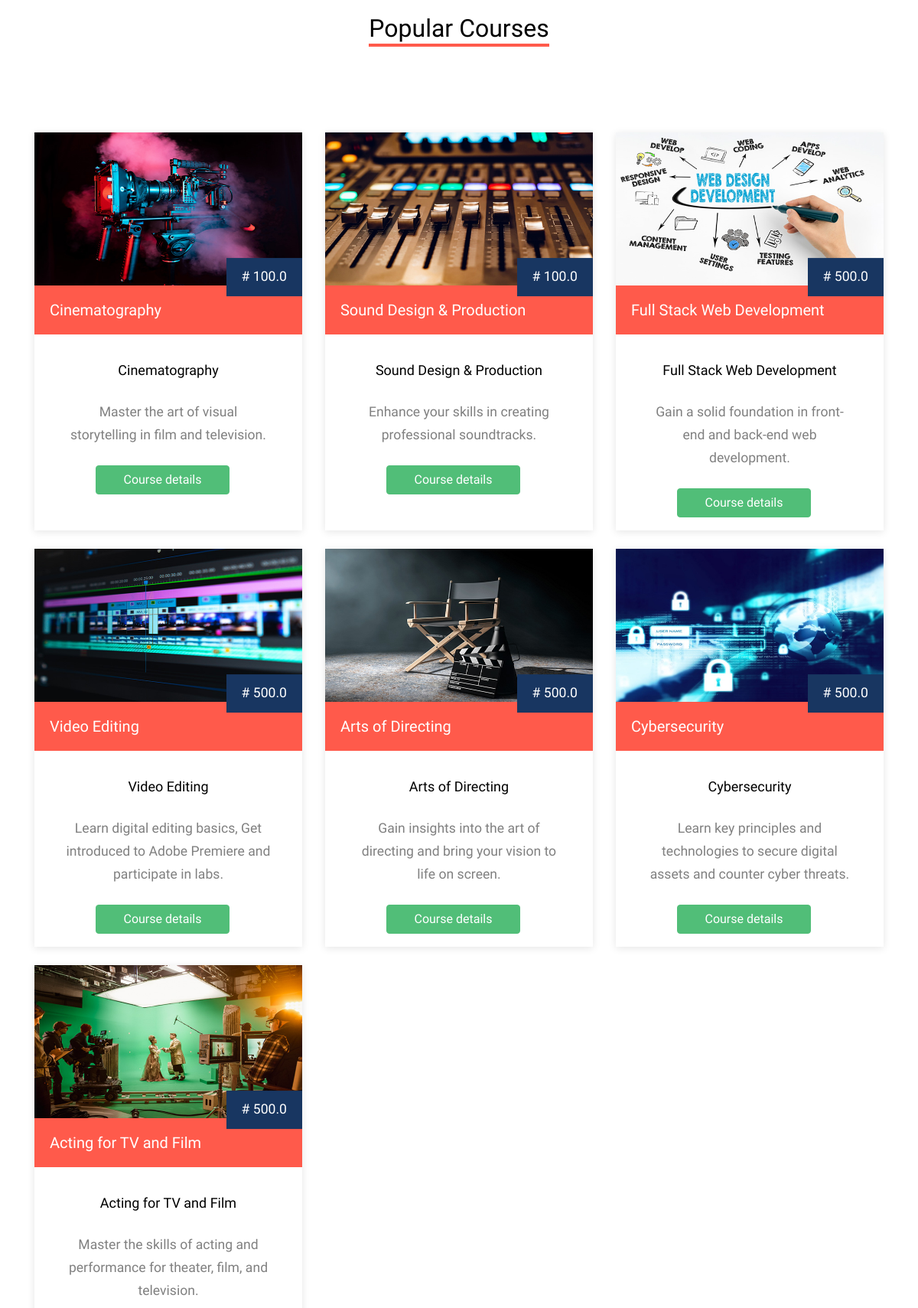
The app's page /courses (middle part), older data.
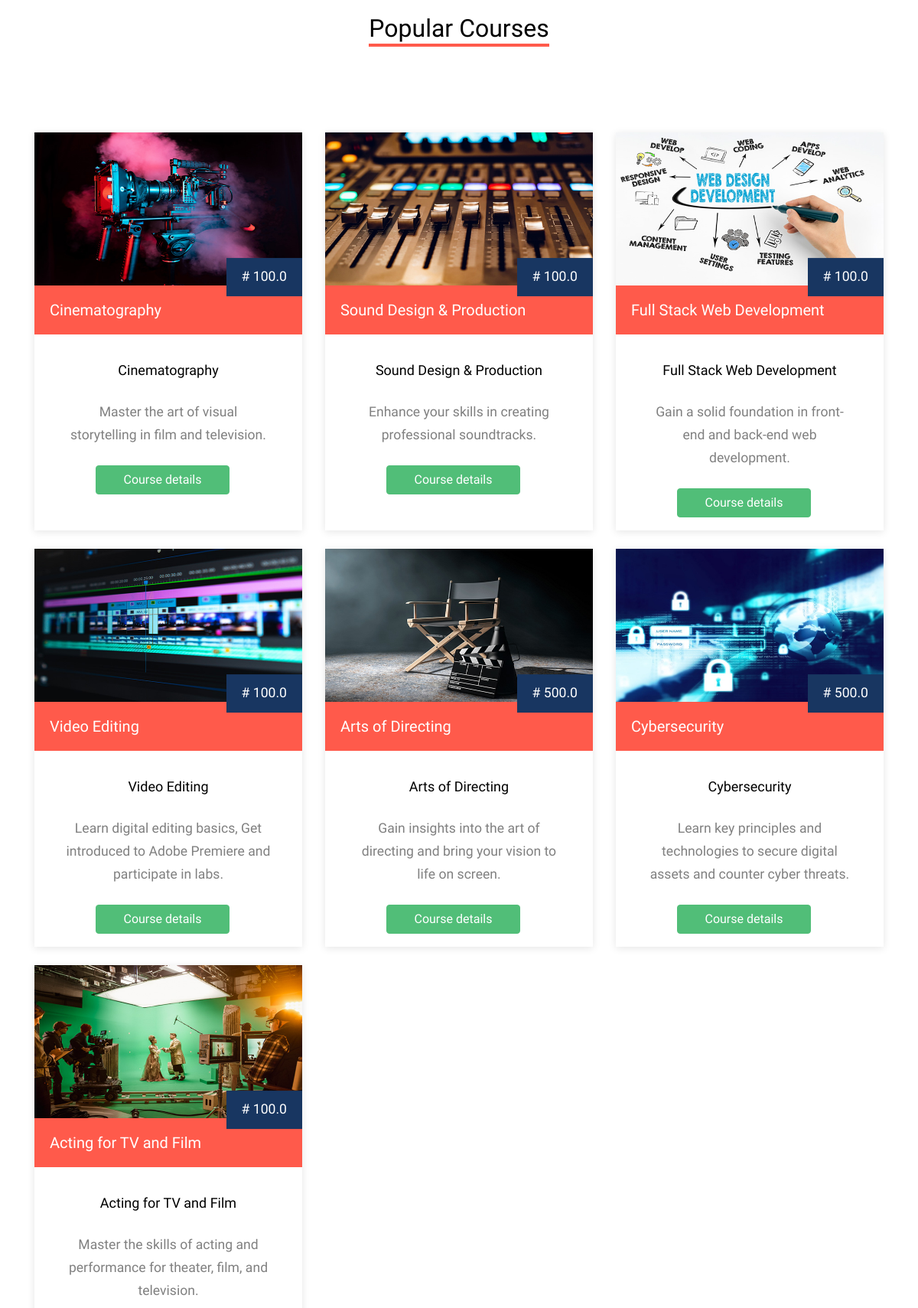
The same page, newer data.
### model.py (models this page shows, shortened)
class Course(db.Model):
    id = db.Column(db.Integer, primary_key=True)
    title = db.Column(db.String(150))
    description = db.Column(db.String(500))
    price = db.Column(db.Float)
    student_id = db.Column(db.Integer, db.ForeignKey('student.id'))
    instructor_id = db.Column(db.Integer, db.ForeignKey('instructor.id'))
    image = db.Column(db.String(150), nullable=False)
    category = db.Column(db.String(100), nullable=False)
    duration = db.Column(db.String(30))
    instructor = db.relationship('Instructor', back_populates='courses')
    payments = db.relationship('Payment', back_populates='course')
    materials = db.relationship('CourseMaterial', back_populates='course', cascade='all, delete-orphan')

### main.py (the view)
@app.route('/courses')
def courses():
    all_courses = Course.query.all()
    return render_template('courses.html', courses=all_courses)

### templates/courses.html (shortened to what this page needs)
<!DOCTYPE html>
<html lang="en">
  <head>
    <link rel="stylesheet" href="{{ url_for('static', filename='css/bootstrap.min.css') }}">
    <link rel="stylesheet" href="{{ url_for('static', filename='css/jquery-ui.css') }}">
    <link rel="stylesheet" href="{{ url_for('static', filename='css/owl.carousel.min.css') }}">
    <link rel="stylesheet" href="{{ url_for('static', filename='css/owl.theme.default.min.css') }}">
    <link rel="stylesheet" href="{{ url_for('static', filename='css/jquery.fancybox.min.css') }}">
    <link rel="stylesheet" href="{{ url_for('static', filename='css/bootstrap-datepicker.css') }}">
    <link rel="stylesheet" href="{{ url_for('static', filename='fonts/flaticon/font/flaticon.css') }}">
    <link rel="stylesheet" href="{{ url_for('static', filename='css/jquery.mb.YTPlayer.min.css') }}" media="all" type="text/css">
    <link rel="stylesheet" href="{{ url_for('static', filename='css/style.css') }}">
    <link rel="stylesheet" href="{{ url_for('static', filename='fonts/icomoon/style.css') }}">
  </head>
  <body data-spy="scroll" data-target=".site-navbar-target" data-offset="300">
    <div class="site-wrap">
      <div class="site-section">
        {% block content %}
        <div class="container">
          <div class="row mb-5 justify-content-center text-center">
            <div class="col-lg-6 mb-5">
              <h2 class="section-title-underline mb-3">
                <span>Popular Courses</span>
              </h2>
            </div>
          </div>
          <div class="row">
            {% for course in courses %}
            <div class="col-lg-4 col-md-6 mb-4">
              <div class="course-1-item" style="height: ;">
                <figure class="thumnail">
                  <a href="{{ url_for('course', course_id=course.id) }}"
                    ><img
                      class="img-fluid"
                      src="{{ url_for('static', filename='images/' + course.image) }}"
                      alt=""
                  /></a>
                  <div class="price"># {{ course.price }}</div>
                  <div class="category">
                    <h3>
                      <a href="{{ url_for('course', course_id=course.id) }}" style="color: #fff;"
                        >{{ course.title }}</a
                      >
                    </h3>
                  </div>
                </figure>
                <div class="course-1-content pb-4">
                  <h2>{{ course.title }}</h2>
                  <p class="card-text">{{ course.description }}</p>
                </div>
                <a href="{{ url_for('course', course_id=course.id) }}" class="btn btn-primary" style="width: 50%; margin-left: 5rem;">Course details</a>
              </div>
            </div>
            {% endfor %}
          </div>
        </div>
        {% endblock %}
      </div>
    </div>
  </body>
</html>

Row changes from the older to the newer data that the page shows:
changed Course "Full Stack Web Development": price "500.0" → "100.0"
changed Course "Video Editing": price "500.0" → "100.0"
changed Course "Acting for TV and Film": price "500.0" → "100.0"
